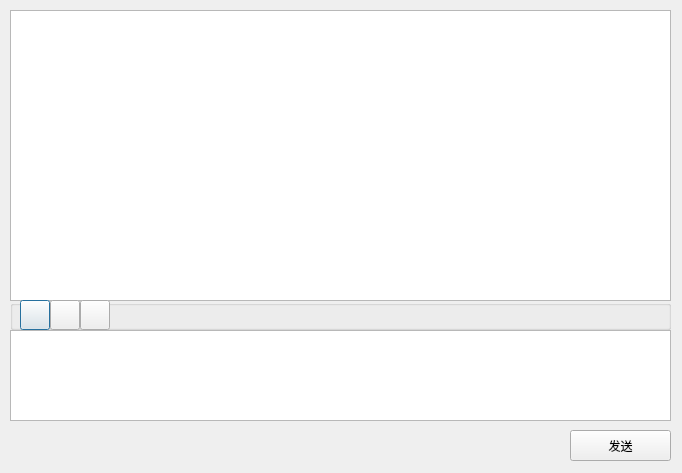
<?xml version="1.0" encoding="UTF-8"?>
<ui version="4.0">
 <class>ChatDialog</class>
 <widget class="QDialog" name="ChatDialog">
  <property name="geometry">
   <rect>
    <x>0</x>
    <y>0</y>
    <width>682</width>
    <height>473</height>
   </rect>
  </property>
  <property name="windowTitle">
   <string>Dialog</string>
  </property>
  <widget class="QTextBrowser" name="tb_chat">
   <property name="geometry">
    <rect>
     <x>10</x>
     <y>10</y>
     <width>661</width>
     <height>291</height>
    </rect>
   </property>
  </widget>
  <widget class="QGroupBox" name="groupBox">
   <property name="geometry">
    <rect>
     <x>10</x>
     <y>300</y>
     <width>661</width>
     <height>30</height>
    </rect>
   </property>
   <property name="title">
    <string/>
   </property>
   <widget class="QPushButton" name="pb_tool1">
    <property name="geometry">
     <rect>
      <x>10</x>
      <y>0</y>
      <width>30</width>
      <height>30</height>
     </rect>
    </property>
    <property name="text">
     <string/>
    </property>
   </widget>
   <widget class="QPushButton" name="pb_tool2">
    <property name="geometry">
     <rect>
      <x>40</x>
      <y>0</y>
      <width>30</width>
      <height>30</height>
     </rect>
    </property>
    <property name="text">
     <string/>
    </property>
   </widget>
   <widget class="QPushButton" name="pb_tool3">
    <property name="geometry">
     <rect>
      <x>70</x>
      <y>0</y>
      <width>30</width>
      <height>30</height>
     </rect>
    </property>
    <property name="text">
     <string/>
    </property>
   </widget>
  </widget>
  <widget class="QTextEdit" name="te_chat">
   <property name="geometry">
    <rect>
     <x>10</x>
     <y>330</y>
     <width>661</width>
     <height>91</height>
    </rect>
   </property>
  </widget>
  <widget class="QPushButton" name="pb_send">
   <property name="geometry">
    <rect>
     <x>570</x>
     <y>430</y>
     <width>101</width>
     <height>31</height>
    </rect>
   </property>
   <property name="text">
    <string>发送</string>
   </property>
  </widget>
 </widget>
 <resources/>
 <connections/>
</ui>
